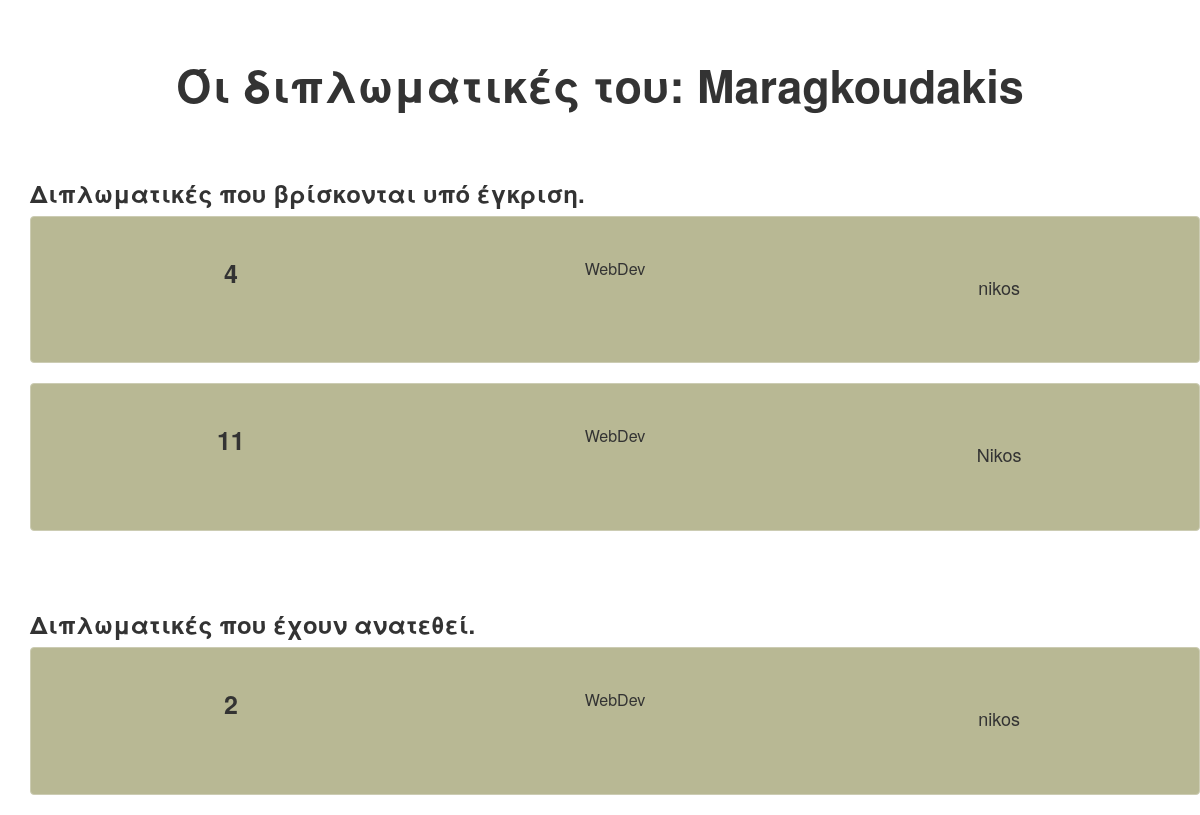
Page /WebDev/show_applications.php (signed in) on the committed database.
### tables this page shows
CREATE TABLE `applications` (
  `applicationID` int(20) NOT NULL,
  `projectID` int(11) NOT NULL,
  `studentID` varchar(20) NOT NULL,
  `status` varchar(20) NOT NULL
);

CREATE TABLE `projects` (
  `projectID` int(11) NOT NULL,
  `teacher` varchar(20) NOT NULL,
  `projectname` varchar(20) NOT NULL,
  `summary` varchar(500) NOT NULL
);

### WebDev/show_applications.php (the view, shortened to what this page needs)
<!DOCTYPE html>
<html lang="en">
    <head>
        <link rel="stylesheet" href="https://maxcdn.bootstrapcdn.com/bootstrap/3.3.7/css/bootstrap.min.css">
        <link rel="stylesheet" type="text/css"  href="css/bootstrap.css">
        <link rel="stylesheet" type="text/css" href="fonts/font-awesome/css/font-awesome.css">
        <link rel="stylesheet" type="text/css"  href="css/style.css">
        <link rel="stylesheet" type="text/css" href="css/responsive.css">
        <link rel="stylesheet" href="https://maxcdn.bootstrapcdn.com/bootstrap/3.3.7/css/bootstrap.min.css">
    </head>
    <body>
        <div class="container">
            <br></br>
            <?php
            $servername = "localhost";
            $username = "root";
            $dbname = "webdev";
            $conn = new mysqli($servername, $username, '', $dbname);
            $teacher = $_SESSION["username"];
            $sql = "SELECT applicationID,studentID,status,projectname FROM applications,projects WHERE  applications.projectID = projects.projectID AND projects.teacher = '$teacher'";
            $result = $conn->query($sql);
            ?>
            <h3 style=" text-align:center; font-weight: bold; font-size:45px;"> Όι διπλωματικές του: <?php echo $teacher;?></h3>
            <?php
            $counter = 0;
            if ($result->num_rows > 0) {
                $array = array($result->num_rows);
                while ($row = $result->fetch_assoc()) {
                            ?>
                        <?php
                    $array[$counter] = $row;
                    $counter++;
                }
                $result = count($array);
                $cout = 0;
                for ($i = 0; $i < $result; $i++) {
                    if ($array[$i]['status'] == 'applied') {
                        if ($cout == 0) {
                            $cout++;
                            ?>
                            <br>
                            <br>
                            <h3 style="font-weight: bold;">Διπλωματικές που βρίσκονται υπό έγκριση.</h3>
                        <?php } ?>
                        <div class="container" style=" border-radius: 4px;  border: 1px solid #ccccb3; background-color:#b8b894; padding:2%; text-align:center;" >
                            <div class="row" style="min-height: 100px;" >
                                <form id="1" action="" method="post">
                                    <div class="col-md-4" >
                                        <h3 style="font-size:25px;  font-weight: bold;"><?php echo $array[$i]["applicationID"] ?></h3>
                                    </div>
                                    <div class="col-md-4">
                                        <h3 style="font-size: 16px;">  <?php echo $array[$i]["projectname"] ?> </h3>
                                    </div>
                                    <div class="col-md-4">
                                        <h3 style="padding-top: 18px; font-size: 18px;">  <?php echo $array[$i]["studentID"] ?></h3>
                                    </div>
                                </form>
                            </div>
                        </div>
                        <br>
                        <?php
                    }
                }
                $cout = 0;
                for ($i = 0; $i < $result; $i++) {
                    if ($array[$i]['status'] == 'approved') {
                        if ($cout == 0) {
                            $cout++;
                            ?>
                            <br>
                            <br>
                            <h3 style="font-weight: bold;" >Διπλωματικές που έχουν ανατεθεί.</h3>
                        <?php } ?>
                        <div class="container" style=" border-radius: 4px;  border: 1px solid #ccccb3; background-color:#b8b894; padding:2%; text-align:center;" >
                            <div class="row" style="min-height: 100px;" >
                                <form id="1" action="" method="post">
                                    <div class="col-md-4" >
                                        <h3 style="font-size:25px;  font-weight: bold;"><?php echo $array[$i]["applicationID"] ?></h3>
                                    </div>
                                    <div class="col-md-4">
                                        <h3 style="font-size: 16px;">  <?php echo $array[$i]["projectname"] ?> </h3>
                                    </div>
                                    <div class="col-md-4">
                                        <h3 style="padding-top: 18px; font-size: 18px;">  <?php echo $array[$i]["studentID"] ?></h3>
                                    </div>
                                </form>
                            </div>
                        </div>
                        <br>
                        <?php
                    }
                }
                            ?>
                        <?php
            }
            ?>
        </div>
    </body>
</html>

### WebDev/css/style.css (style rules this page uses)
html { position: relative; min-height: 100%; }
body, html { font-family: 'Raleway', sans-serif; text-rendering: optimizeLegibility !important; -webkit-font-smoothing: antialiased !important; }
@media (min-width: 1200px) { .container { width: 1200px; } }

### rows in the picture
applications: shows "Διπλωματικές που βρίσκονται υπό έγκριση.", applicationID "4", projectID.projectname "WebDev", studentID "nikos"
applications: applicationID "11", projectID.projectname "WebDev", studentID "Nikos"
applications: applicationID "2", projectID.projectname "WebDev", studentID "nikos"

### other values in the picture
$teacher "Maragkoudakis"
